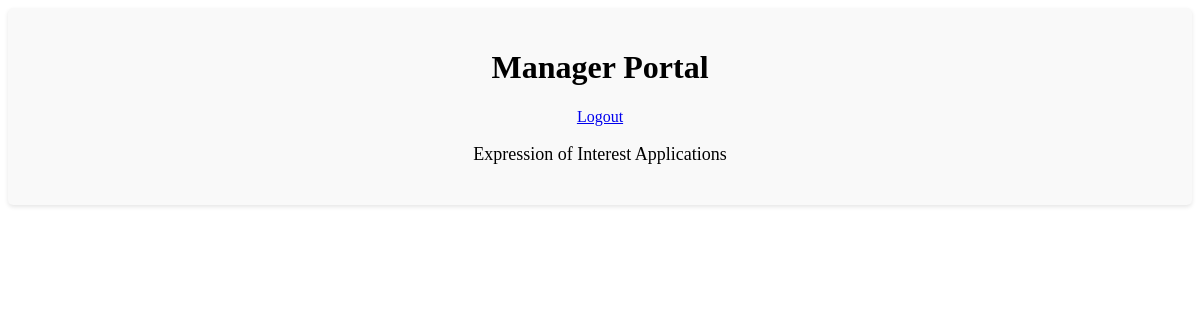
The page /manage.php (signed in) on the database as committed earlier.
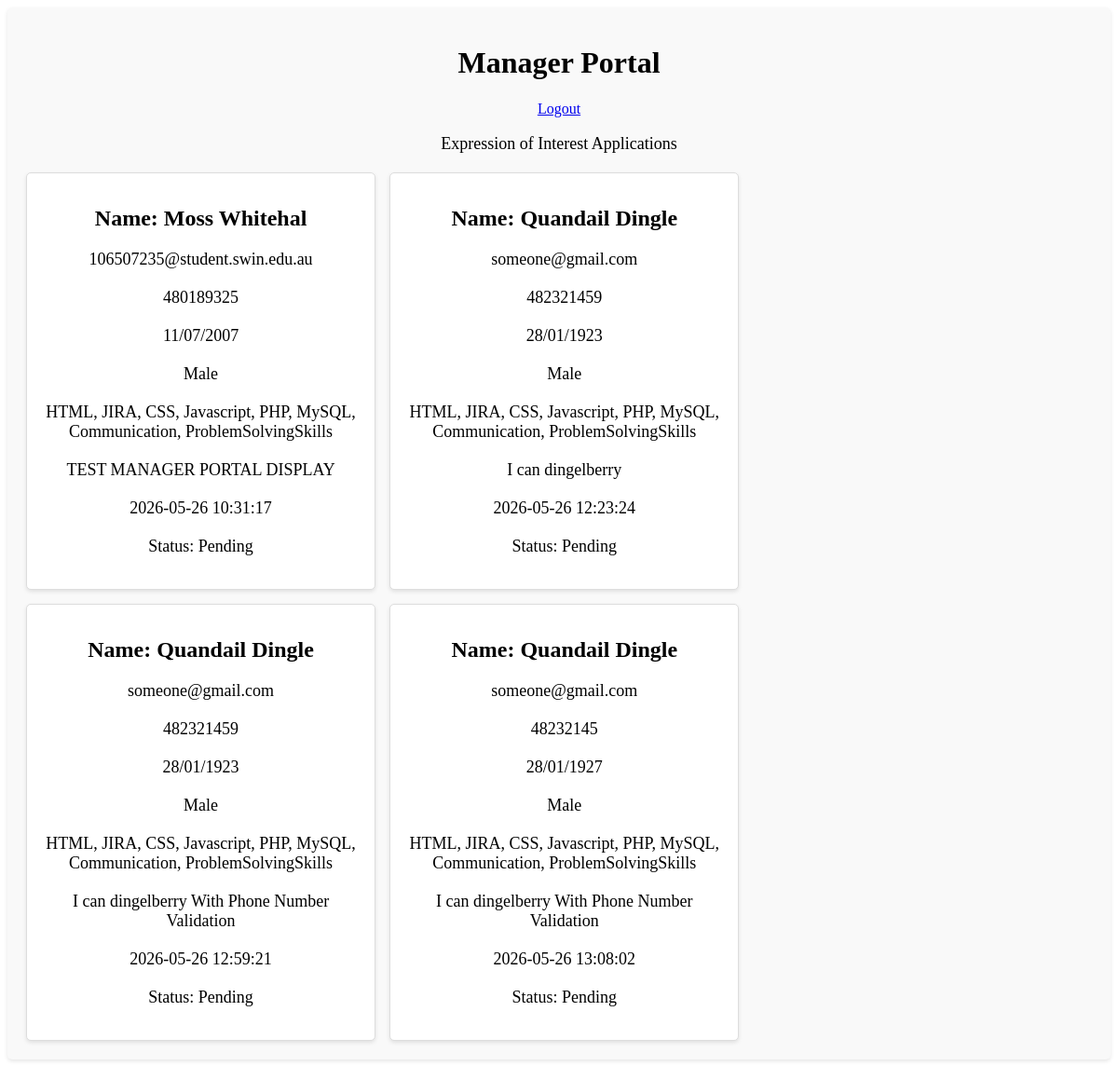
The same page on the database as committed later.
### tables this page shows
CREATE TABLE IF NOT EXISTS `Eoi` (
  `id` int(6) UNSIGNED NOT NULL AUTO_INCREMENT,
  `reference_number` int(5) NOT NULL,
  `fname` varchar(50) NOT NULL,
  `lname` varchar(50) NOT NULL,
  `dob` varchar(10) NOT NULL,
  `email` varchar(50) NOT NULL,
  `phone` int(10) NOT NULL,
  `gender` varchar(6) NOT NULL,
  `addr` text NOT NULL,
  `country_state` varchar(15) NOT NULL,
  `skills` varchar(100) NOT NULL,
  `other_skills` text DEFAULT NULL,
  `post_date` timestamp NULL DEFAULT current_timestamp(),
  `Status` int(11) NOT NULL DEFAULT 1,
  PRIMARY KEY (`id`)
);

### manage.php (the view, shortened to what this page needs)
<?php
include_once("settings_admin.php");
$conn = mysqli_connect($host, $user, $pwd, $sql_db);
$query = "SELECT * FROM Eoi";
$applications = mysqli_query($conn, $query);
?>
<!DOCTYPE html>
<html lang="en">
<head>
    <link rel="stylesheet" href="style/manage.css">
</head>
<body>
    <div class="content-area">
        <div class="manager-portal">
            <div class="header">
                <h1>Manager Portal</h1>
                <a href="logout.php" class="logout-button">Logout</a>
            </div>
            <p>Expression of Interest Applications</p>
            <div class="applications-container">
                <?php
                while ($row = mysqli_fetch_assoc($applications)) {
                    echo "<div class='application-card'>";
                    echo "<h2> Name: " . htmlspecialchars($row['fname']) . " " . htmlspecialchars($row['lname']) . "</h2>";
                    echo "<p>" . htmlspecialchars($row['email']) . "</p>";
                    echo "<p>" . htmlspecialchars($row['phone']) . "</p>";
                    echo "<p>" . htmlspecialchars($row["dob"]) . "</p>";
                    echo "<p>" . htmlspecialchars($row["gender"]) . "</p>";
                    echo "<p>" . htmlspecialchars($row["skills"]) . "</p>";
                    echo "<p>" . htmlspecialchars($row["other_skills"]) . "</p>";
                    echo "<p>" . htmlspecialchars($row["post_date"]) . "</p>";
                    if ($row["Status"] == 1) {
                        echo "<p>Status: Pending</p>";
                    } elseif ($row["Status"] == 2) {
                        echo "<p>Status: Rejected</p>";
                    } elseif ($row["Status"] == 3) {
                        echo "<p>Status: Accepted</p>";
                    } else {
                        echo "<p>Status: Unknown</p>";
                    }
                    echo "</div>";
                }
                ?>
            </div>
        </div>
    </div>
</body>
</html>

### style/manage.css (style rules this page uses)
* { text-align: center; }
.manager-portal { background-color: #f9f9f9; padding: 20px; border-radius: 5px; box-shadow: 0 2px 4px rgba(0, 0, 0, 0.1); }
.manager-portal p { font-size: 18px; margin-bottom: 20px; }
.manager-portal::after { content: ""; display: table; clear: both; }
.applications-container { display: flex; flex-wrap: wrap; gap: 15px; }
.application-card { background-color: #fff; border: 1px solid #ddd; border-radius: 5px; padding: 15px; box-shadow: 0 2px 4px rgba(0, 0, 0, 0.1); flex: 0 1 30%; min-width: 200px; text-align: left; }

Rows that differ between the two databases and show on the page:
added eoi: fname "Moss", lname "Whitehal", email "106507235@student.swin.edu.au", phone "480189325", dob "11/07/2007", gender "Male", skills "HTML, JIRA, CSS, Javascript, PHP, MySQL, Communication, ProblemSolvingSkills", other_skills "TEST MANAGER PORTAL DISPLAY", post_date "2026-05-26 10:31:17", Status "Status: Pending"
added eoi: fname "Quandail", lname "Dingle", email "someone@gmail.com", phone "482321459", dob "28/01/1923", gender "Male", skills "HTML, JIRA, CSS, Javascript, PHP, MySQL, Communication, ProblemSolvingSkills", other_skills "I can dingelberry", post_date "2026-05-26 12:23:24", Status "Status: Pending"
added eoi: fname "Quandail", lname "Dingle", email "someone@gmail.com", phone "482321459", dob "28/01/1923", gender "Male", skills "HTML, JIRA, CSS, Javascript, PHP, MySQL, Communication, ProblemSolvingSkills", other_skills "I can dingelberry With Phone Number Validation", post_date "2026-05-26 12:59:21", Status "Status: Pending"
added eoi: fname "Quandail", lname "Dingle", email "someone@gmail.com", phone "48232145", dob "28/01/1927", gender "Male", skills "HTML, JIRA, CSS, Javascript, PHP, MySQL, Communication, ProblemSolvingSkills", other_skills "I can dingelberry With Phone Number Validation", post_date "2026-05-26 13:08:02", Status "Status: Pending"
